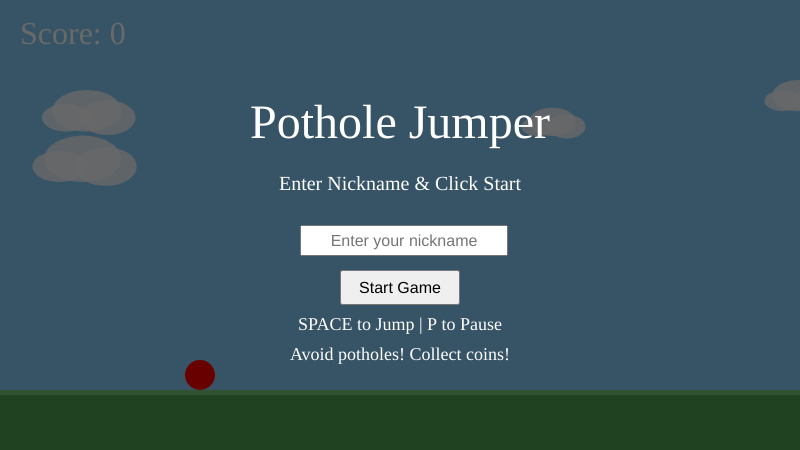
Frame 1 (no input)
Frame 60 (no input): identical to frame 1, image omitted
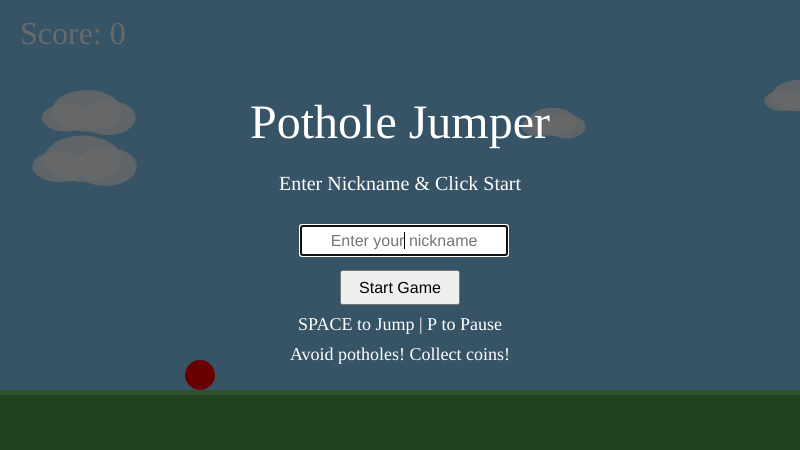
Frame 120 (the mouse pressed at the canvas centre since frame 60)

The p5.js sketch that drew these frames (run headless with seeded random() and noise() and a simulated clock; from frame 60 on, the mouse is pressed at the canvas centre):

// p5.js sketch
// ── sketch.js
// --- Game States ---
const START_SCREEN = 0;
const PLAYING = 1;
const PAUSED = 2;
const GAME_OVER = 3;
let gameState = START_SCREEN;

// --- Game Variables ---
let ball;
let platformY;
let potholes = [];
let coins = [];
let particles = [];
let scorePopups = [];

let score = 0;
let finalScore = 0;
let basePlatformSpeed = 4.5; // Speed setting
let platformSpeed = basePlatformSpeed;
let speedIncreaseFactor = 0.001;

let lastPotholeX = 0;
let minPotholeDist = 220;
let maxPotholeDistFactor = 1.8;

let clouds = [];
let replayButton;
let pauseButton;

// --- Nickname Input ---
let nicknameInput;
let startButton;
let playerNickname = "Player"; // Default nickname

// --- Ball Properties ---
const ballRadius = 15;
const gravity = 0.6;
const jumpForce = 12.5;

// --- Screen Shake ---
let shakeDuration = 0;
let shakeMagnitude = 0;
const maxShakeDuration = 15;
const maxShakeMagnitude = 5;

// --- Setup ---
function setup() {
  createCanvas(windowWidth > 800 ? 800 : windowWidth, 450);
  platformY = height - 60;

  // Create Input Elements (but hide them initially)
  createInputElements();

  initializeGame(); // Sets up ball, buttons, shows input elements

  // Initialize Clouds
  for (let i = 0; i < 5; i++) {
    clouds.push({
      x: random(width * 1.5), y: random(50, height * 0.4),
      size: random(40, 80), speed: random(0.2, 0.7)
    });
  }

  textAlign(CENTER, CENTER);
  textFont('Verdana');
}

// --- Create DOM elements for Start Screen ---
function createInputElements() {
    // Nickname Input Field
    nicknameInput = createInput('');
    nicknameInput.position(width / 2 - 100, height / 2 + 0); // Centered below title
    nicknameInput.size(200, 25); // Width, Height
    nicknameInput.attribute('placeholder', 'Enter your nickname');
    nicknameInput.style('font-size', '16px');
    nicknameInput.style('text-align', 'center');
    nicknameInput.hide(); // Initially hidden

    // Start Button
    startButton = createButton('Start Game');
    startButton.position(width / 2 - 60, height / 2 + 45); // Below input
    startButton.size(120, 35);
    startButton.style('font-size', '16px');
    startButton.mousePressed(startGame); // Link button click to startGame function
    startButton.hide(); // Initially hidden
}

// --- Initialize / Reset Game Variables ---
function initializeGame() {
  // Ball
  ball = {
    x: width / 4, y: platformY - ballRadius, velocityY: 0,
    radius: ballRadius, onGround: true
  };

  // Buttons
  replayButton = { w: 120, h: 50 };
  pauseButton = { x: width - 55, y: 10, w: 45, h: 30 };

  // Reset Game State Variables
  score = 0;
  finalScore = 0;
  playerNickname = "Player"; // Reset to default on replay
  platformSpeed = basePlatformSpeed;
  potholes = [];
  coins = [];
  particles = [];
  scorePopups = [];
  lastPotholeX = width + random(100, 200);
  generateInitialPotholes();

  // Show Start Screen elements
  if (nicknameInput) nicknameInput.show();
  if (startButton) startButton.show();
  if (nicknameInput) nicknameInput.value(''); // Clear input field

  gameState = START_SCREEN;
}

// --- Start Game Function (called by button) ---
function startGame() {
    let name = nicknameInput.value();
    // Use entered name if not empty, otherwise keep default "Player"
    if (name.trim() !== '') {
        playerNickname = name.trim();
    } else {
        playerNickname = "Player"; // Explicitly set default if empty/whitespace
    }

    // Hide input elements
    nicknameInput.hide();
    startButton.hide();

    // Start the game
    gameState = PLAYING;
}


// --- Draw Loop ---
function draw() {
  applyScreenShake();
  drawBackgroundAndClouds();

  // State Machine
  switch (gameState) {
    case START_SCREEN:
      drawStaticElements();
      drawScore(); // Show 0
      drawStartScreen(); // Draws overlay and text instructions
      // Input field and button are DOM elements, drawn on top by browser
      break;
    case PLAYING:
      runGame();
      drawPauseButton();
      break;
    case PAUSED:
      drawStaticElements();
      drawScore();
      updateAndDrawParticles(false);
      updateAndDrawScorePopups(false);
      drawPauseScreen();
      break;
    case GAME_OVER:
      drawStaticElements();
      drawScore(); // Show final score
      updateAndDrawParticles(false);
      updateAndDrawScorePopups(false);
      drawGameOverScreen(); // Draws overlay, score, replay button AND nickname message
      break;
  }

  resetMatrix();
  shakeDuration = max(0, shakeDuration - 1);
  if (shakeDuration === 0) shakeMagnitude = 0;
}

// --- Helper to draw non-moving elements ---
function drawStaticElements() {
    drawPotholes();
    drawCoins();
    drawBall();
}

// --- Background & Scenery (No changes needed here) ---
function drawBackgroundAndClouds() {
  background(135, 206, 250);
  fill(255, 255, 255, 200);
  noStroke();
  for (let i = clouds.length - 1; i >= 0; i--) {
    let cloud = clouds[i];
    if (gameState === PLAYING) { cloud.x -= cloud.speed * (platformSpeed / basePlatformSpeed); }
    ellipse(cloud.x, cloud.y, cloud.size, cloud.size * 0.6);
    ellipse(cloud.x + cloud.size * 0.3, cloud.y + cloud.size * 0.1, cloud.size * 0.8, cloud.size * 0.5);
    ellipse(cloud.x - cloud.size * 0.3, cloud.y + cloud.size * 0.1, cloud.size * 0.7, cloud.size * 0.4);
    if (cloud.x + cloud.size < 0 && gameState === PLAYING) {
        cloud.x = width + random(50, 150); cloud.y = random(50, height * 0.4); cloud.speed = random(0.2, 0.7);
    }
  }
  fill(80, 160, 80); rect(0, platformY, width, height - platformY);
  fill(120, 200, 120); rect(0, platformY, width, 5);
}

// --- Game State Screens ---
function drawStartScreen() {
  // Draw background overlay
  fill(0, 0, 0, 150);
  rect(0, 0, width, height);

  // Draw Titles and Instructions (Positioned around the DOM elements)
  fill(255);
  textSize(48);
  text("Pothole Jumper", width / 2, height / 2 - 100); // Title above input

  textSize(20);
  text("Enter Nickname & Click Start", width / 2, height / 2 - 40); // Instruction above input

  textSize(18);
  text("SPACE to Jump | P to Pause", width / 2, height / 2 + 100); // Controls below button
  text("Avoid potholes! Collect coins!", width / 2, height / 2 + 130);
}

function drawPauseScreen() {
  drawPauseButton(true);
  fill(0, 0, 0, 100); rect(0, 0, width, height);
  fill(255); textSize(48); text("PAUSED", width / 2, height / 2);
  textSize(24); text("Click Pause Button or Press 'P' to Resume", width / 2, height / 2 + 50);
}

function drawGameOverScreen() {
  fill(200, 0, 0, 180);
  rect(0, 0, width, height);

  fill(255);
  textAlign(CENTER, CENTER);

  textSize(64);
  text("GAME OVER", width / 2, height / 2 - 100); // Move up slightly

  textSize(32);
  text("Final Score: " + finalScore, width / 2, height / 2 - 30); // Move score up

  // --- START: Add Nickname Thank You Message ---
  textSize(24); // Good size for the message
  text('Thank you for playing, ' + playerNickname + '!', width / 2, height / 2 + 10); // Position below score
  // --- END: Add Nickname Thank You Message ---

  // Replay Button Visuals (Position relative to new layout)
  let btnX = width / 2 - replayButton.w / 2;
  let btnY = height / 2 + 50; // Move button down
  let hover = mouseX > btnX && mouseX < btnX + replayButton.w && mouseY > btnY && mouseY < btnY + replayButton.h;
  fill(hover ? color(60, 220, 60) : color(50, 180, 50));
  stroke(255); strokeWeight(2); rect(btnX, btnY, replayButton.w, replayButton.h, 10);
  noStroke(); fill(255); textSize(24); text("Replay", width / 2, btnY + replayButton.h / 2);

  // Creator Credit (Position below replay button)
  fill(255); textSize(18);
  text("Created with ❤ by Sumit Yadav", width / 2, btnY + replayButton.h + 30); // Adjust spacing as needed

  textAlign(CENTER, CENTER);
}

// --- Pause Button (No changes needed) ---
function drawPauseButton(isPaused = false) { /* ... same as before ... */ }
function drawPauseButton(isPaused = false) {
    let btn = pauseButton;
    let hover = mouseX > btn.x && mouseX < btn.x + btn.w && mouseY > btn.y && mouseY < btn.y + btn.h;
    if (isPaused) { fill(255, 165, 0); } else { fill(hover ? color(200, 200, 220) : color(180, 180, 200)); }
    stroke(50); strokeWeight(1); rect(btn.x, btn.y, btn.w, btn.h, 5);
    noStroke(); fill(50);
    if (isPaused) { triangle(btn.x + btn.w * 0.35, btn.y + btn.h * 0.25, btn.x + btn.w * 0.35, btn.y + btn.h * 0.75, btn.x + btn.w * 0.75, btn.y + btn.h * 0.5); }
    else { rect(btn.x + btn.w * 0.3, btn.y + btn.h * 0.25, btn.w * 0.15, btn.h * 0.5); rect(btn.x + btn.w * 0.55, btn.y + btn.h * 0.25, btn.w * 0.15, btn.h * 0.5); }
}

// --- Running Game Logic (No changes needed) ---
function runGame() { /* ... same as before ... */ }
function runGame() {
  updatePotholes(); updateCoins(); updateBall(); updateScoreAndDifficulty(); checkCollisions(); generatePotholes();
  drawStaticElements(); updateAndDrawParticles(); updateAndDrawScorePopups(); drawScore();
}

// --- Ball Functions (No changes needed) ---
function updateBall() { /* ... same as before ... */ }
function drawBall() { /* ... same as before ... */ }
function jump() { /* ... same as before ... */ }
function updateBall() { ball.velocityY += gravity; ball.y += ball.velocityY; ball.onGround = false; if (ball.y + ball.radius >= platformY) { let inPothole = false; for (let p of potholes) { if (ball.x > p.x && ball.x < p.x + p.w) { inPothole = true; break; } } if (!inPothole) { if (ball.y + ball.radius > platformY) { if (!ball.onGround) { createParticles(ball.x, platformY, 5, color(80, 160, 80)); } ball.y = platformY - ball.radius; ball.velocityY = 0; ball.onGround = true; } } } if (ball.y - ball.radius < 0) { ball.y = ball.radius; ball.velocityY *= -0.3; } }
function drawBall() { fill(255, 0, 0); noStroke(); ellipse(ball.x, ball.y, ball.radius * 2); }
function jump() { if (ball.onGround) { ball.velocityY = -jumpForce; ball.onGround = false; createParticles(ball.x, ball.y + ball.radius, 8, color(255, 255, 255, 150)); } }


// --- Pothole Functions (No changes needed) ---
function generateInitialPotholes() { /* ... same as before ... */ }
function generatePotholes() { /* ... same as before ... */ }
function addPothole() { /* ... same as before ... */ }
function updatePotholes() { /* ... same as before ... */ }
function drawPotholes() { /* ... same as before ... */ }
function generateInitialPotholes() { potholes = []; coins = []; lastPotholeX = width + random(100, 200); while(lastPotholeX < width * 2.5) { addPothole(); } }
function generatePotholes() { let currentMinDist = minPotholeDist / (platformSpeed / basePlatformSpeed); currentMinDist = max(currentMinDist, 90); let currentMaxDist = currentMinDist * maxPotholeDistFactor; let checkX = (potholes.length > 0) ? potholes[potholes.length - 1].x : -Infinity; if (potholes.length === 0 || checkX < width - random(currentMinDist, currentMaxDist)) { addPothole(); } }
function addPothole() { let potholeWidth = random(40, 90); let nextX = (potholes.length > 0) ? potholes[potholes.length - 1].x : lastPotholeX; let spacing = random(minPotholeDist, minPotholeDist * maxPotholeDistFactor) * (basePlatformSpeed / platformSpeed); potholeX = nextX + spacing; potholeX = max(potholeX, lastPotholeX + 80); let newPothole = { x: potholeX, y: platformY, w: potholeWidth, h: height - platformY, scored: false }; potholes.push(newPothole); lastPotholeX = potholeX; if (random() < 0.35) { generateCoin(newPothole); } }
function updatePotholes() { for (let i = potholes.length - 1; i >= 0; i--) { potholes[i].x -= platformSpeed; if (!potholes[i].scored && potholes[i].x + potholes[i].w < ball.x) { score += 5; potholes[i].scored = true; createScorePopup('+5', potholes[i].x + potholes[i].w / 2, platformY - 20); } if (potholes[i].x + potholes[i].w < -50) { potholes.splice(i, 1); } } }
function drawPotholes() { fill(40, 40, 40); noStroke(); for (let pothole of potholes) { rect(pothole.x, pothole.y, pothole.w, pothole.h, 3); } }


// --- Coin Functions (No changes needed) ---
function generateCoin(pothole) { /* ... same as before ... */ }
function updateCoins() { /* ... same as before ... */ }
function drawCoins() { /* ... same as before ... */ }
function checkCoinCollision() { /* ... same as before ... */ }
function generateCoin(pothole) { coins.push({ x: pothole.x + pothole.w / 2, y: platformY - ball.radius * 2 - random(25, 60), radius: 10, collected: false, bobOffset: random(TWO_PI), bobSpeed: random(0.05, 0.1) }); }
function updateCoins() { for (let i = coins.length - 1; i >= 0; i--) { let coin = coins[i]; coin.x -= platformSpeed; coin.bobOffset += coin.bobSpeed; if (coin.x + coin.radius < -50) { coins.splice(i, 1); } } }
function drawCoins() { noStroke(); for (let coin of coins) { if (!coin.collected) { push(); translate(coin.x, coin.y + sin(coin.bobOffset) * 3); fill(255, 215, 0); ellipse(0, 0, coin.radius * 2); fill(255, 255, 150, 180); ellipse(-coin.radius*0.2, -coin.radius*0.2, coin.radius*0.6, coin.radius*0.6); pop(); } } }
function checkCoinCollision() { for (let i = coins.length - 1; i >= 0; i--) { let coin = coins[i]; if (!coin.collected) { let d = dist(ball.x, ball.y, coin.x, coin.y + sin(coin.bobOffset) * 3); if (d < ball.radius + coin.radius) { coin.collected = true; score += 25; createScorePopup('+25', coin.x, coin.y, color(255, 215, 0)); createParticles(coin.x, coin.y, 15, color(255, 215, 0, 180)); coins.splice(i, 1); } } } }


// --- Particle Functions (No changes needed) ---
function createParticles(x, y, count, pColor) { /* ... same as before ... */ }
function updateAndDrawParticles(shouldMove = true) { /* ... same as before ... */ }
function createParticles(x, y, count, pColor) { for (let i = 0; i < count; i++) { particles.push({ x: x, y: y, vx: random(-2.5, 2.5), vy: random(-3.5, 0.5), alpha: 255, size: random(3, 6), color: pColor || color(255) }); } }
function updateAndDrawParticles(shouldMove = true) { noStroke(); for (let i = particles.length - 1; i >= 0; i--) { let p = particles[i]; if (shouldMove) { p.x += p.vx; p.y += p.vy; p.vy += gravity * 0.15; } p.alpha -= 6; if (p.alpha <= 0) { particles.splice(i, 1); } else { fill(red(p.color), green(p.color), blue(p.color), p.alpha); ellipse(p.x, p.y, p.size); } } }

// --- Score Popup Functions (No changes needed) ---
function createScorePopup(text, x, y, pColor) { /* ... same as before ... */ }
function updateAndDrawScorePopups(shouldMove = true) { /* ... same as before ... */ }
function createScorePopup(text, x, y, pColor) { scorePopups.push({ text: text, x: x, y: y, alpha: 255, vy: -1.5, color: pColor || color(255) }); }
function updateAndDrawScorePopups(shouldMove = true) { textAlign(CENTER, BOTTOM); textSize(18); for (let i = scorePopups.length - 1; i >= 0; i--) { let popup = scorePopups[i]; if (shouldMove) { popup.y += popup.vy; } popup.alpha -= 5; if (popup.alpha <= 0) { scorePopups.splice(i, 1); } else { fill(red(popup.color), green(popup.color), blue(popup.color), popup.alpha); text(popup.text, popup.x, popup.y); } } textAlign(CENTER, CENTER); }

// --- Collision & Game Over (No changes needed) ---
function checkCollisions() { /* ... same as before ... */ }
function triggerGameOver() { /* ... same as before ... */ }
function checkCollisions() { for (let pothole of potholes) { let ballBottomY = ball.y + ball.radius; if (ball.x > pothole.x && ball.x < pothole.x + pothole.w) { if (ballBottomY > platformY && ball.y < platformY + 20) { triggerGameOver(); ball.y = platformY + ball.radius; ball.velocityY = 0; return; } } } checkCoinCollision(); }
function triggerGameOver() { if (gameState === PLAYING) { gameState = GAME_OVER; finalScore = floor(score); triggerScreenShake(maxShakeMagnitude, maxShakeDuration); } }


// --- Score & Difficulty (No changes needed) ---
function updateScoreAndDifficulty() { /* ... same as before ... */ }
function drawScore() { /* ... same as before ... */ }
function updateScoreAndDifficulty() { score += platformSpeed * 0.01; platformSpeed += speedIncreaseFactor; }
function drawScore() { fill(255); textSize(32); textAlign(LEFT, TOP); let displayScore = (gameState === PLAYING || gameState === PAUSED) ? floor(score) : finalScore; text("Score: " + displayScore, 20, 20); textAlign(CENTER, CENTER); }


// --- Screen Shake (No changes needed) ---
function triggerScreenShake(magnitude, duration) { /* ... same as before ... */ }
function applyScreenShake() { /* ... same as before ... */ }
function triggerScreenShake(magnitude, duration) { shakeMagnitude = magnitude; shakeDuration = duration; }
function applyScreenShake() { if (shakeDuration > 0 && gameState === GAME_OVER) { translate(random(-shakeMagnitude, shakeMagnitude), random(-shakeMagnitude, shakeMagnitude)); } }


// --- Input Handling ---
function keyPressed() {
  // Space Bar only for Jumping now (not starting)
  if (keyCode === 32) {
    if (gameState === PLAYING) {
      jump();
    }
     return false;
  }

  // 'P' key for Pause / Resume
  if (keyCode === 80) {
     if (gameState === PLAYING) { gameState = PAUSED; }
     else if (gameState === PAUSED) { gameState = PLAYING; }
  }

   // Optional: Allow Enter key to start game if input is focused
   // Requires more complex DOM focus checking, keeping it simple for now
}

function mousePressed() {
  // Pause Button Click
  if (gameState === PLAYING || gameState === PAUSED) {
      let btn = pauseButton;
      if (mouseX > btn.x && mouseX < btn.x + btn.w && mouseY > btn.y && mouseY < btn.y + btn.h) {
          gameState = (gameState === PLAYING) ? PAUSED : PLAYING;
          return;
      }
  }

  // Replay Button Click
  if (gameState === GAME_OVER) {
    let btn = replayButton;
    let btnX = width / 2 - btn.w / 2;
    let btnY = height / 2 + 50; // Adjusted Y position
    if (mouseX > btnX && mouseX < btnX + replayButton.w && mouseY > btnY && mouseY < btnY + replayButton.h) {
      initializeGame(); // This resets and shows start screen elements
      // gameState = PLAYING; // Don't immediately start, let user click start button again
      return;
    }
  }

  // NOTE: Starting the game via mouse click is now handled EXCLUSIVELY by the startButton's mousePressed event.
  // We removed the generic `if (gameState === START_SCREEN)` check here.
}

// --- Window Resize ---
function windowResized() {
  resizeCanvas(windowWidth > 800 ? 800 : windowWidth, 450);
  platformY = height - 60;
  // Recalculate positions of DOM elements
  if (nicknameInput) nicknameInput.position(width / 2 - 100, height / 2 + 0);
  if (startButton) startButton.position(width / 2 - 60, height / 2 + 45);
  if (pauseButton) pauseButton.x = width - 55; // Recalculate pause button position
}
// ── style.css
html, body {
  margin: 0;          /* Remove default browser margins */
  padding: 0;         /* Remove default browser padding */
  width: 100%;        /* Ensure they take full width */
  height: 100%;       /* Ensure they take full height */
  display: flex;      /* Use flexbox to easily center content */
  justify-content: center; /* Center horizontally */
  align-items: center;     /* Center vertically */
  overflow: hidden;   /* Hide scrollbars if canvas is slightly too big */
  background-color: #222; /* Optional: Add a background color around the canvas */
}

canvas {
  display: block;     /* Treat the canvas as a block element */
  /* margin: auto; /* Not needed when using flexbox on body */
  /* Optional: Add a border or shadow for visual distinction */
  /* border: 1px solid black; */
  /* box-shadow: 0 0 10px rgba(0,0,0,0.5); */
}
